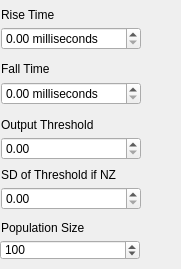
                   <widget class="QWidget" name="psrTab">
                    <property name="sizePolicy">
                     <sizepolicy hsizetype="Expanding" vsizetype="Preferred">
                      <horstretch>0</horstretch>
                      <verstretch>0</verstretch>
                     </sizepolicy>
                    </property>
                    <property name="styleSheet">
                     <string notr="true"/>
                    </property>
                    <attribute name="title">
                     <string>PSR</string>
                    </attribute>
                    <widget class="QDoubleSpinBox" name="psrOutThreshSd">
                     <property name="geometry">
                      <rect>
                       <x>1</x>
                       <y>187</y>
                       <width>140</width>
                       <height>23</height>
                      </rect>
                     </property>
                     <property name="maximum">
                      <double>100.000000000000000</double>
                     </property>
                    </widget>
                    <widget class="QDoubleSpinBox" name="psrRiseT">
                     <property name="geometry">
                      <rect>
                       <x>1</x>
                       <y>27</y>
                       <width>140</width>
                       <height>23</height>
                      </rect>
                     </property>
                     <property name="suffix">
                      <string> milliseconds</string>
                     </property>
                     <property name="maximum">
                      <double>1000.000000000000000</double>
                     </property>
                    </widget>
                    <widget class="QDoubleSpinBox" name="psrOutThresh">
                     <property name="geometry">
                      <rect>
                       <x>1</x>
                       <y>137</y>
                       <width>140</width>
                       <height>23</height>
                      </rect>
                     </property>
                     <property name="maximum">
                      <double>1000.000000000000000</double>
                     </property>
                    </widget>
                    <widget class="QLabel" name="psrOutThreshSdLabel">
                     <property name="geometry">
                      <rect>
                       <x>1</x>
                       <y>167</y>
                       <width>171</width>
                       <height>16</height>
                      </rect>
                     </property>
                     <property name="text">
                      <string>SD of Threshold if NZ</string>
                     </property>
                    </widget>
                    <widget class="QLabel" name="psrRiseLabel">
                     <property name="geometry">
                      <rect>
                       <x>1</x>
                       <y>7</y>
                       <width>111</width>
                       <height>16</height>
                      </rect>
                     </property>
                     <property name="text">
                      <string>Rise Time</string>
                     </property>
                    </widget>
                    <widget class="QLabel" name="psrFallLabel">
                     <property name="geometry">
                      <rect>
                       <x>1</x>
                       <y>62</y>
                       <width>59</width>
                       <height>14</height>
                      </rect>
                     </property>
                     <property name="text">
                      <string>Fall Time</string>
                     </property>
                    </widget>
                    <widget class="QDoubleSpinBox" name="psrFallT">
                     <property name="geometry">
                      <rect>
                       <x>1</x>
                       <y>82</y>
                       <width>140</width>
                       <height>23</height>
                      </rect>
                     </property>
                     <property name="suffix">
                      <string> milliseconds</string>
                     </property>
                     <property name="maximum">
                      <double>1000.000000000000000</double>
                     </property>
                    </widget>
                    <widget class="QLabel" name="psrOutThreshLabel">
                     <property name="geometry">
                      <rect>
                       <x>1</x>
                       <y>117</y>
                       <width>140</width>
                       <height>16</height>
                      </rect>
                     </property>
                     <property name="text">
                      <string>Output Threshold</string>
                     </property>
                    </widget>
                    <widget class="QSpinBox" name="psrCellPopSize">
                     <property name="geometry">
                      <rect>
                       <x>0</x>
                       <y>240</y>
                       <width>140</width>
                       <height>20</height>
                      </rect>
                     </property>
                     <property name="maximum">
                      <number>16777215</number>
                     </property>
                     <property name="value">
                      <number>100</number>
                     </property>
                    </widget>
                    <widget class="QLabel" name="psrPopLabel">
                     <property name="geometry">
                      <rect>
                       <x>1</x>
                       <y>220</y>
                       <width>151</width>
                       <height>16</height>
                      </rect>
                     </property>
                     <property name="text">
                      <string>Population Size</string>
                     </property>
                    </widget>
                   </widget>
